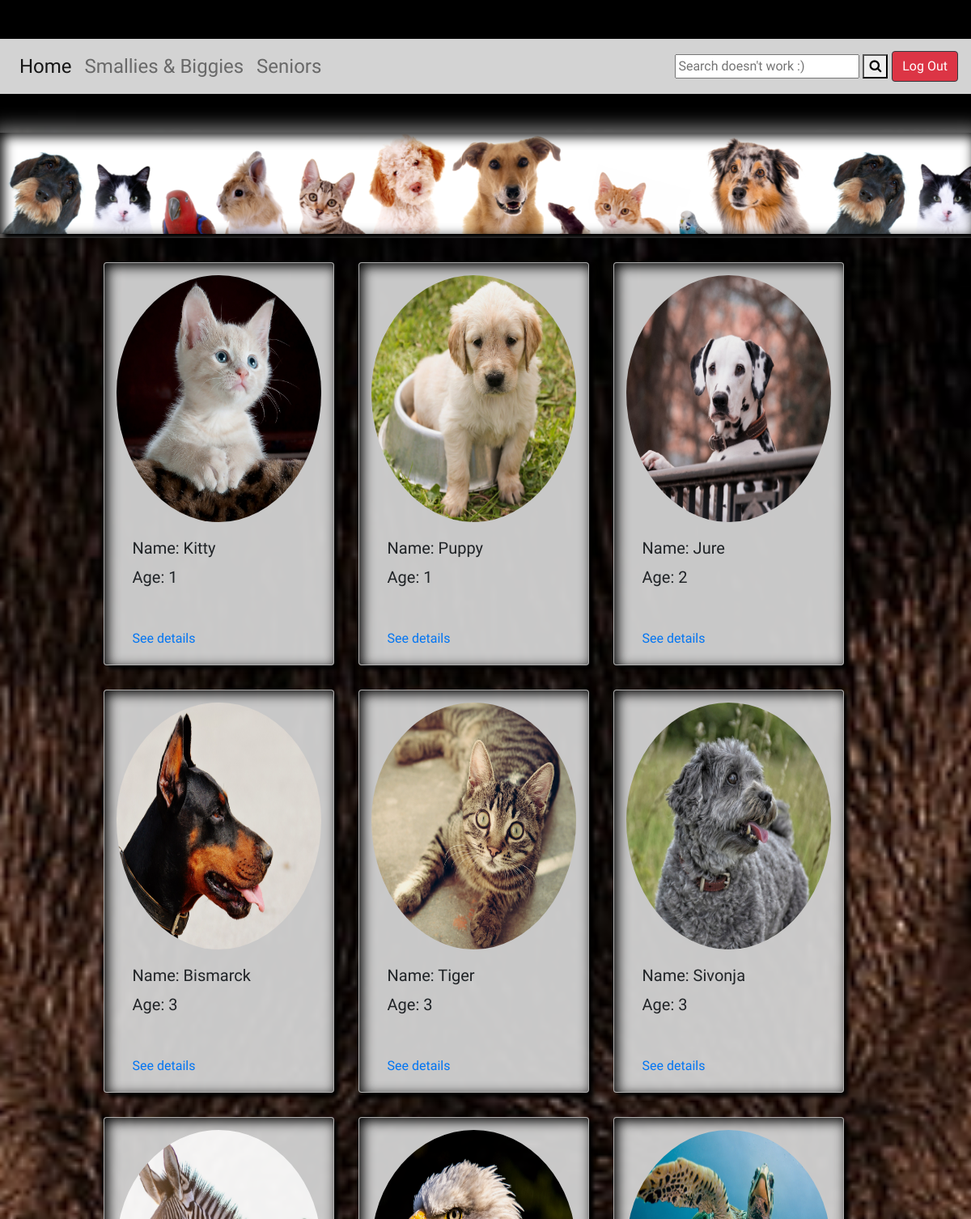
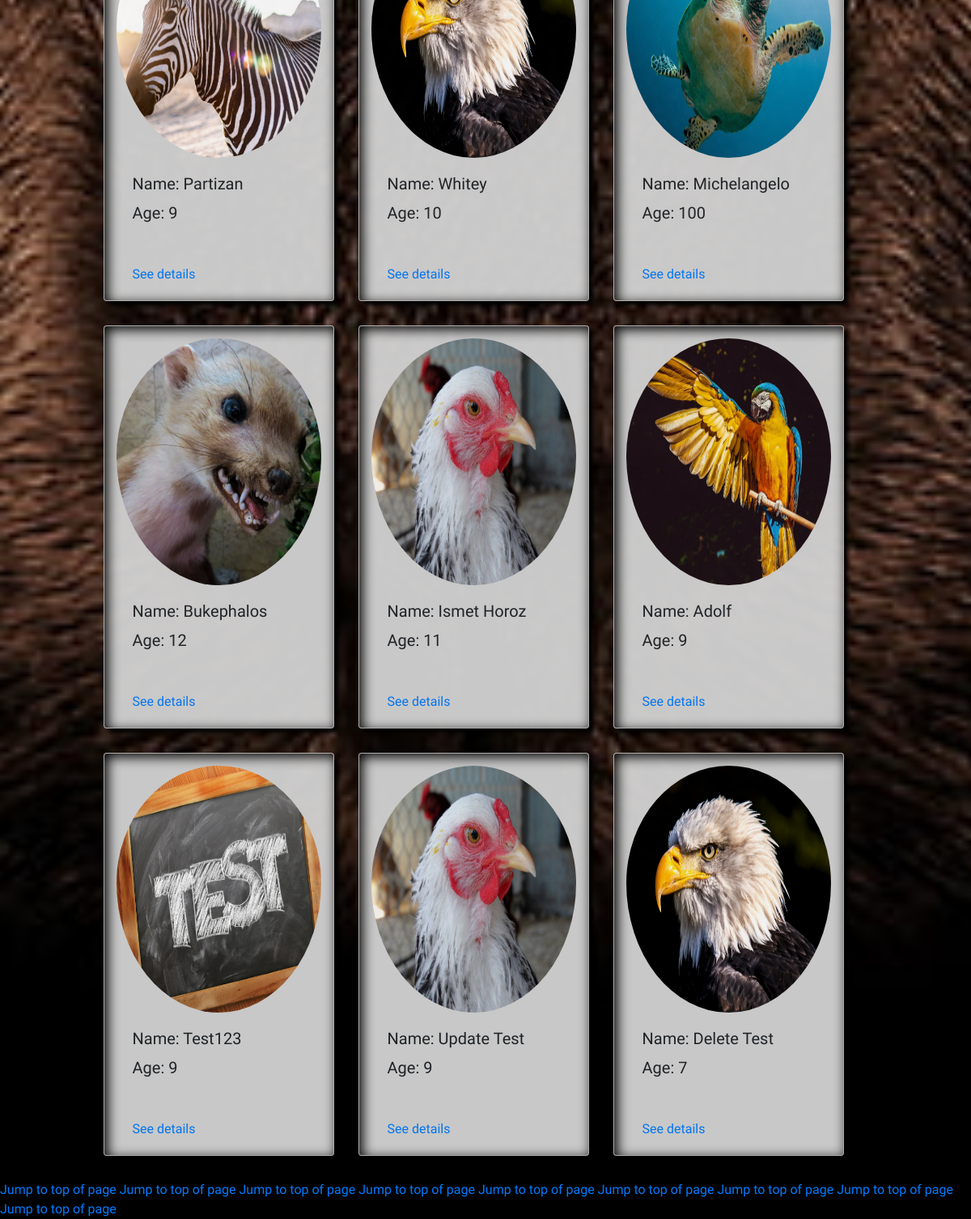
The page /crud_cr11/home.php (signed in) on the database its author committed (2 pictures, top to bottom).
### tables this page shows
CREATE TABLE `pets` (
  `id` int(11) NOT NULL,
  `image` varchar(255) DEFAULT NULL,
  `name` varchar(50) DEFAULT NULL,
  `age` int(10) DEFAULT NULL,
  `description` varchar(500) DEFAULT NULL,
  `hobbies` varchar(255) DEFAULT NULL,
  `size` varchar(50) DEFAULT NULL,
  `address` varchar(255) DEFAULT NULL,
  `zip` int(11) DEFAULT NULL,
  `city` varchar(50) DEFAULT NULL
);

### crud_cr11/home.php (the view, shortened to what this page needs)
<!DOCTYPE html>
<html>
<head>
  <link rel="stylesheet" href="https://stackpath.bootstrapcdn.com/bootstrap/4.5.0/css/bootstrap.min.css">
  <link rel="stylesheet" href="https://cdnjs.cloudflare.com/ajax/libs/font-awesome/4.7.0/css/font-awesome.min.css">
</head>
<body><br><br>
  <nav class="navbar navbar-expand-lg navbar-light">
  <div class="collapse navbar-collapse" id="navbarTogglerDemo03">
    <ul class="navbar-nav mr-auto mt-2 mt-lg-0">
      <li class="nav-item active">
        <a class="nav-link" href="home.php">Home<span class="sr-only">(current)</span></a>
      </li>
      <li class="nav-item">
        <a class="nav-link" href="general.php">Smallies & Biggies</a>
      </li>
      <li class="nav-item">
        <a class="nav-link" href="seniors.php">Seniors</a>
      </li>
    </ul>
    <form class="example" action="action_page.php">
        <input type="text" placeholder="Search doesn't work :)" name="search">
        <button type="submit"><i class="fa fa-search"></i></button>
      </form>
  </div>
<a class="btn btn-danger border border-dark" href="logout.php?logout"> Log Out</a>
</nav><br><br>
      <div class="imgCont">
      </div>
    <div class="parallax_section parallax_image_first">
      <div class="row">
           <?php
           require_once "actions/db_connect.php";
            $sql = "SELECT * FROM pets";
                       $result = $connect->query($sql);
                        if($result->num_rows > 0) {
                            while($row = $result->fetch_assoc()) {
                               echo  "<div class='card col-sm-4 col-md-5 col-lg-3'>
                                              <img class='card-img-top' src='".$row['image']."' alt='Card image cap'>
                                            <div class='card-body'>
                                              <h5 class='card-title'>Name: ".$row['name']."</h5>
                                              <h5 class='card-title'>Age: ".$row['age']."</h5>
                                            </div>
                                            <div class='card-body'>
                                              <a href='details.php?id=".$row['id']. "'class='card-link'>See details</a>
                                            </div>
                                      </div>";
                           }
                       } else  {
                           echo  `<tr><td colspan='5'><center>No Data Avaliable</center></td></tr>`;
                       }
                       ?><br>
      </div>
  </div>
     <a class="jump" href="#">Jump to top of page</a>
     <a class="jump" href="#">Jump to top of page</a>
     <a class="jump" href="#">Jump to top of page</a>
     <a class="jump" href="#">Jump to top of page</a>
     <a class="jump" href="#">Jump to top of page</a>
     <a class="jump" href="#">Jump to top of page</a>
     <a class="jump" href="#">Jump to top of page</a>
     <a class="jump" href="#">Jump to top of page</a>
     <a class="jump" href="#">Jump to top of page</a>
</body>
</html>

### crud_cr11/home.php (style rules this page uses)
body { background-image: url("img/blacky.jpg"); background-position: bottom; background-repeat: no-repeat; background-size: cover; margin: 0; padding: 0; box-sizing: border-box; font-family: 'Quicksand', sans-serif; }
nav { background-color: lightgrey; }
.parallax_section { background-repeat: no-repeat; background-attachment: fixed; background-size: cover; }
.parallax_image_first { background-image: url("img/blacky.jpg"); background-attachment: fixed; background-position: center; }
.imgCont { display: flex; justify-content: center; align-items: center; max-width: 100%; height: 125px; background-image: url("img/pets.png"); padding: 0 8px 0 5px; margin-bottom: 5px; -webkit-box-shadow: 5px 5px 5px 0px #000000, inset 4px 4px 15px 0px #000000, 3px 2px 20px 10px rgba(183,183,183,0.66); box-shadow: 5px 5px 5px 0px #000000, inset 4px 4px 15px 0px #000000, 3px 2px 20px 10px rgba(183,183,183,0.66); }
.card { background-color: lightgrey; width: 18rem; opacity: 0.95; margin: 0 30px 30px 0; -webkit-box-shadow: 5px 5px 5px 0px #000000, inset 4px 4px 15px 0px #000000, 5px 5px 11px 6px rgba(165,165,165,0); box-shadow: 5px 5px 5px 0px #000000, inset 4px 4px 15px 0px #000000, 5px 5px 11px 6px rgba(165,165,165,0); }
.row { display: flex; justify-content: center; padding-top: 30px; margin: 0 30px 0 30px; }
.nav-link { font-size: 1.5em; }
.card-img-top { height: 320px; padding-top: 15px; border-radius: 50%; }
.btn-danger { margin-left: 5px; }

### rows shown on the page
pets: image (picture), name "Kitty", age "1"
pets: image (picture), name "Puppy", age "1"
pets: image (picture), name "Jure", age "2"
pets: image (picture), name "Bismarck", age "3"
pets: image (picture), name "Tiger", age "3"
pets: image (picture), name "Sivonja", age "3"
pets: image (picture), name "Partizan", age "9"
pets: image (picture), name "Whitey", age "10"
pets: image (picture), name "Michelangelo", age "100"
pets: image (picture), name "Bukephalos", age "12"
pets: image (picture), name "Ismet Horoz", age "11"
pets: image (picture), name "Adolf", age "9"
pets: image (picture), name "Test123", age "9"
pets: image (picture), name "Update Test", age "9"
pets: image (picture), name "Delete Test", age "7"
